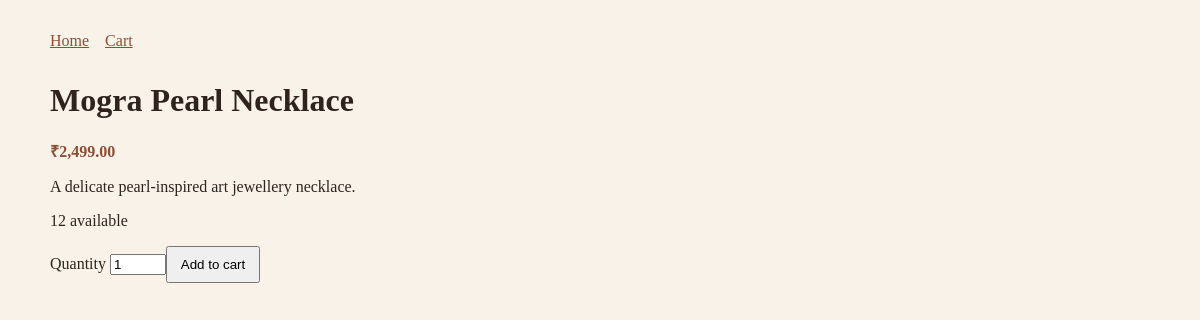
The app's page /Day3/product.php?slug=mogra-pearl-necklace with its own data.
### tables this page shows
CREATE TABLE IF NOT EXISTS products (
    id BIGINT UNSIGNED AUTO_INCREMENT PRIMARY KEY,
    category_id BIGINT UNSIGNED NULL,
    name VARCHAR(180) NOT NULL,
    slug VARCHAR(200) NOT NULL UNIQUE,
    description TEXT NULL,
    price DECIMAL(10, 2) NOT NULL,
    stock_quantity INT UNSIGNED NOT NULL DEFAULT 0,
    image_path VARCHAR(255) NULL,
    is_active TINYINT(1) NOT NULL DEFAULT 1,
    created_at TIMESTAMP NOT NULL DEFAULT CURRENT_TIMESTAMP,
    updated_at TIMESTAMP NOT NULL DEFAULT CURRENT_TIMESTAMP ON UPDATE CURRENT_TIMESTAMP,
    CONSTRAINT fk_products_category FOREIGN KEY (category_id) REFERENCES categories(id) ON DELETE SET NULL
);

### Day3/catalog.php (called while the page is built, shortened)
<?php
function getProductBySlug(PDO $database, string $slug): ?array
{
    $statement = $database->prepare(
        'SELECT p.id, p.name, p.slug, p.description, p.price, p.stock_quantity, p.image_path, c.name AS category_name, c.slug AS category_slug
         FROM products p LEFT JOIN categories c ON c.id = p.category_id
         WHERE p.slug = :slug AND p.is_active = 1 LIMIT 1'
    );
    $statement->execute(['slug' => $slug]);
    $product = $statement->fetch();
    return $product === false ? null : $product;
}

### Day3/product.php (the view, shortened to what this page needs)
<?php
require __DIR__ . '/bootstrap.php';
require __DIR__ . '/catalog.php';
$product = getProductBySlug($database, trim((string) ($_GET['slug'] ?? '')));
?>
<!doctype html><html lang="en"><head><meta charset="utf-8"><meta name="viewport" content="width=device-width,initial-scale=1"><title><?= $product ? htmlspecialchars($product['name'], ENT_QUOTES, 'UTF-8') : 'Product not found' ?> | ShivKrupa</title><link rel="stylesheet" href="style.css"></head><body><nav><a href="index.php">Home</a><a href="../Day4/cart.php">Cart</a></nav><main><?php if ($product): ?><h1><?= htmlspecialchars($product['name'], ENT_QUOTES, 'UTF-8') ?></h1><p class="price">₹<?= number_format((float) $product['price'], 2) ?></p><p><?= nl2br(htmlspecialchars((string) $product['description'], ENT_QUOTES, 'UTF-8')) ?></p><p><?= (int) $product['stock_quantity'] ?> available</p><form method="post" action="../Day4/cart.php"><input type="hidden" name="action" value="add"><input type="hidden" name="product_id" value="<?= (int) $product['id'] ?>"><label>Quantity <input type="number" name="quantity" min="1" max="<?= max(1, (int) $product['stock_quantity']) ?>" value="1"></label><button type="submit" <?= (int) $product['stock_quantity'] < 1 ? 'disabled' : '' ?>>Add to cart</button></form><?php else: ?><h1>Product not found</h1><p><a href="index.php">Return to collection</a></p><?php endif; ?></main></body></html>

### Day3/style.css (style rules this page uses)
:root { font-family: Georgia, serif; color: #30231d; background: #f8f2e9; }
body { max-width: 1100px; margin: 0 auto; padding: 2rem; }
a { color: #8b4f35; }
nav { display: flex; gap: 1rem; flex-wrap: wrap; margin-bottom: 2rem; }
.price { font-weight: bold; color: #8b4f35; }
button { padding: .55rem .8rem; cursor: pointer; }

### records on screen
products: name "Mogra Pearl Necklace", price "2,499.00", description "A delicate pearl-inspired art jewellery necklace.", stock_quantity "12"
